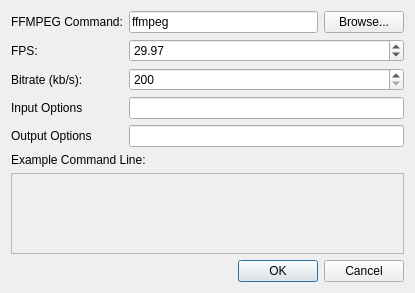
<ui version="4.0" >
 <class>SettingsDialog</class>
 <widget class="QDialog" name="SettingsDialog" >
  <property name="geometry" >
   <rect>
    <x>0</x>
    <y>0</y>
    <width>415</width>
    <height>293</height>
   </rect>
  </property>
  <property name="windowTitle" >
   <string>Dialog</string>
  </property>
  <layout class="QGridLayout" >
   <item row="0" column="0" >
    <widget class="QLabel" name="label" >
     <property name="text" >
      <string>FFMPEG Command:</string>
     </property>
    </widget>
   </item>
   <item row="0" column="1" >
    <layout class="QHBoxLayout" >
     <item>
      <widget class="QLineEdit" name="commandEdit" >
       <property name="text" >
        <string>ffmpeg</string>
       </property>
      </widget>
     </item>
     <item>
      <widget class="QPushButton" name="browseCommandButton" >
       <property name="text" >
        <string>Browse...</string>
       </property>
      </widget>
     </item>
    </layout>
   </item>
   <item row="1" column="0" >
    <widget class="QLabel" name="label_2" >
     <property name="text" >
      <string>FPS:</string>
     </property>
    </widget>
   </item>
   <item row="1" column="1" >
    <widget class="QDoubleSpinBox" name="fpsSpinBox" >
     <property name="minimum" >
      <double>10.000000000000000</double>
     </property>
     <property name="maximum" >
      <double>120.000000000000000</double>
     </property>
     <property name="singleStep" >
      <double>0.100000000000000</double>
     </property>
     <property name="value" >
      <double>29.969999999999999</double>
     </property>
    </widget>
   </item>
   <item row="2" column="0" >
    <widget class="QLabel" name="label_3" >
     <property name="text" >
      <string>Bitrate (kb/s):</string>
     </property>
    </widget>
   </item>
   <item row="2" column="1" >
    <widget class="QDoubleSpinBox" name="bitrateSpinBox" >
     <property name="decimals" >
      <number>0</number>
     </property>
     <property name="minimum" >
      <double>200.000000000000000</double>
     </property>
     <property name="maximum" >
      <double>2000.000000000000000</double>
     </property>
     <property name="value" >
      <double>200.000000000000000</double>
     </property>
    </widget>
   </item>
   <item row="3" column="0" >
    <widget class="QLabel" name="label_5" >
     <property name="text" >
      <string>Input Options</string>
     </property>
    </widget>
   </item>
   <item row="3" column="1" >
    <widget class="QLineEdit" name="inputOptionsLineEdit" />
   </item>
   <item row="4" column="0" >
    <widget class="QLabel" name="label_6" >
     <property name="text" >
      <string>Output Options</string>
     </property>
    </widget>
   </item>
   <item row="4" column="1" >
    <widget class="QLineEdit" name="outputOptionsLineEdit" />
   </item>
   <item row="5" column="0" colspan="2" >
    <widget class="QLabel" name="label_4" >
     <property name="text" >
      <string>Example Command Line:</string>
     </property>
    </widget>
   </item>
   <item row="6" column="0" colspan="2" >
    <widget class="QTextEdit" name="exampleCommandEdit" >
     <property name="enabled" >
      <bool>false</bool>
     </property>
     <property name="minimumSize" >
      <size>
       <width>0</width>
       <height>0</height>
      </size>
     </property>
     <property name="readOnly" >
      <bool>true</bool>
     </property>
    </widget>
   </item>
   <item row="7" column="0" colspan="2" >
    <widget class="QDialogButtonBox" name="buttonBox" >
     <property name="orientation" >
      <enum>Qt::Horizontal</enum>
     </property>
     <property name="standardButtons" >
      <set>QDialogButtonBox::Cancel|QDialogButtonBox::NoButton|QDialogButtonBox::Ok</set>
     </property>
    </widget>
   </item>
  </layout>
  <action name="actionUpdate_Example" >
   <property name="text" >
    <string>Update_Example</string>
   </property>
  </action>
  <action name="actionUpdateInputOptionsString" >
   <property name="text" >
    <string>updateOptionsString</string>
   </property>
  </action>
  <action name="actionActionUpdateOutputOptionsString" >
   <property name="text" >
    <string>actionUpdateOutputOptionsString</string>
   </property>
  </action>
 </widget>
 <resources/>
 <connections>
  <connection>
   <sender>buttonBox</sender>
   <signal>accepted()</signal>
   <receiver>SettingsDialog</receiver>
   <slot>accept()</slot>
   <hints>
    <hint type="sourcelabel" >
     <x>278</x>
     <y>190</y>
    </hint>
    <hint type="destinationlabel" >
     <x>153</x>
     <y>201</y>
    </hint>
   </hints>
  </connection>
  <connection>
   <sender>buttonBox</sender>
   <signal>rejected()</signal>
   <receiver>SettingsDialog</receiver>
   <slot>reject()</slot>
   <hints>
    <hint type="sourcelabel" >
     <x>346</x>
     <y>190</y>
    </hint>
    <hint type="destinationlabel" >
     <x>282</x>
     <y>201</y>
    </hint>
   </hints>
  </connection>
  <connection>
   <sender>commandEdit</sender>
   <signal>textChanged(QString)</signal>
   <receiver>actionUpdate_Example</receiver>
   <slot>trigger()</slot>
   <hints>
    <hint type="sourcelabel" >
     <x>225</x>
     <y>19</y>
    </hint>
    <hint type="destinationlabel" >
     <x>-1</x>
     <y>-1</y>
    </hint>
   </hints>
  </connection>
  <connection>
   <sender>fpsSpinBox</sender>
   <signal>valueChanged(double)</signal>
   <receiver>actionUpdateInputOptionsString</receiver>
   <slot>trigger()</slot>
   <hints>
    <hint type="sourcelabel" >
     <x>154</x>
     <y>80</y>
    </hint>
    <hint type="destinationlabel" >
     <x>-1</x>
     <y>-1</y>
    </hint>
   </hints>
  </connection>
  <connection>
   <sender>bitrateSpinBox</sender>
   <signal>valueChanged(double)</signal>
   <receiver>actionActionUpdateOutputOptionsString</receiver>
   <slot>trigger()</slot>
   <hints>
    <hint type="sourcelabel" >
     <x>154</x>
     <y>110</y>
    </hint>
    <hint type="destinationlabel" >
     <x>207</x>
     <y>146</y>
    </hint>
   </hints>
  </connection>
  <connection>
   <sender>inputOptionsLineEdit</sender>
   <signal>textChanged(QString)</signal>
   <receiver>actionUpdate_Example</receiver>
   <slot>trigger()</slot>
   <hints>
    <hint type="sourcelabel" >
     <x>260</x>
     <y>109</y>
    </hint>
    <hint type="destinationlabel" >
     <x>-1</x>
     <y>-1</y>
    </hint>
   </hints>
  </connection>
 </connections>
</ui>
